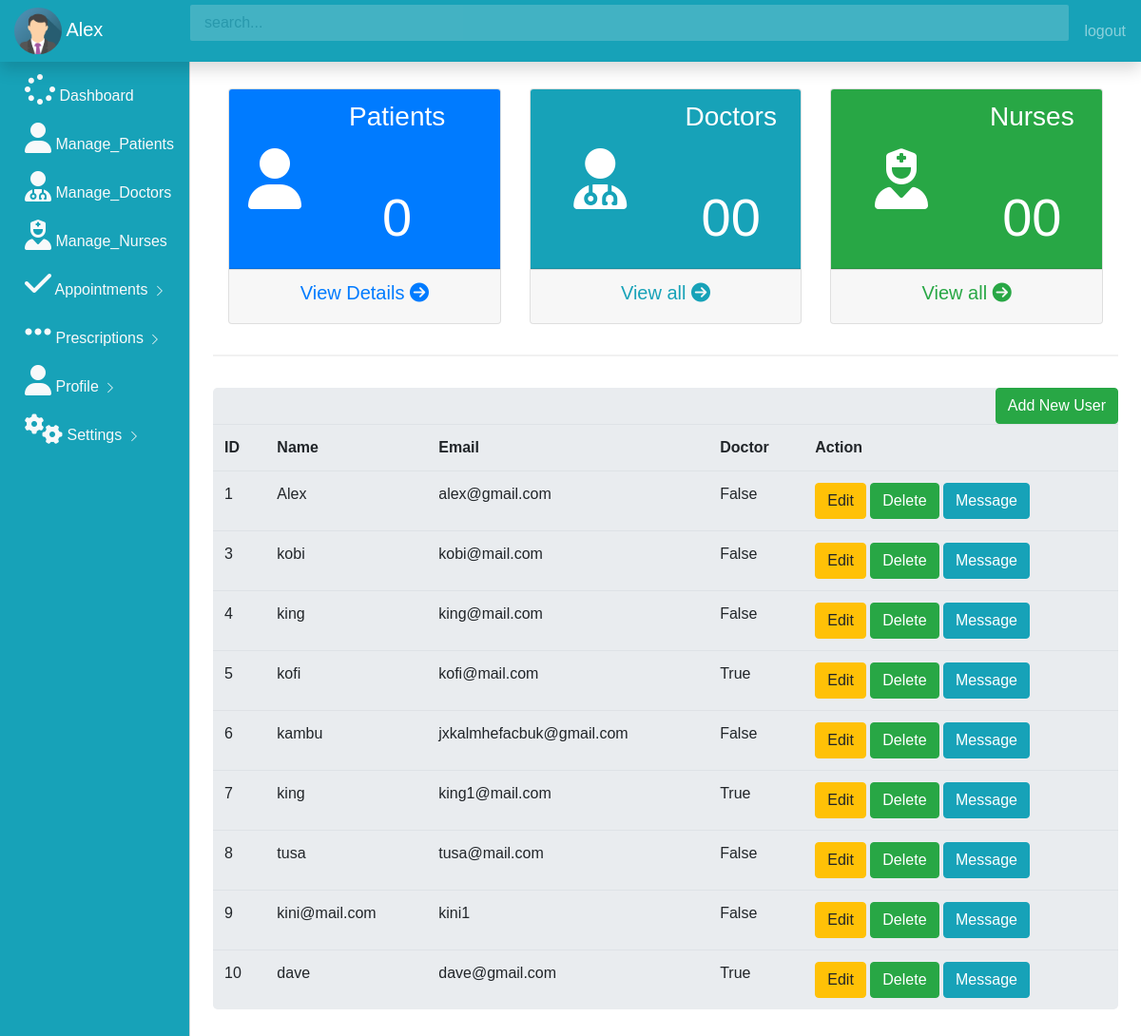
Before: /get_users (signed in) with the older database file.
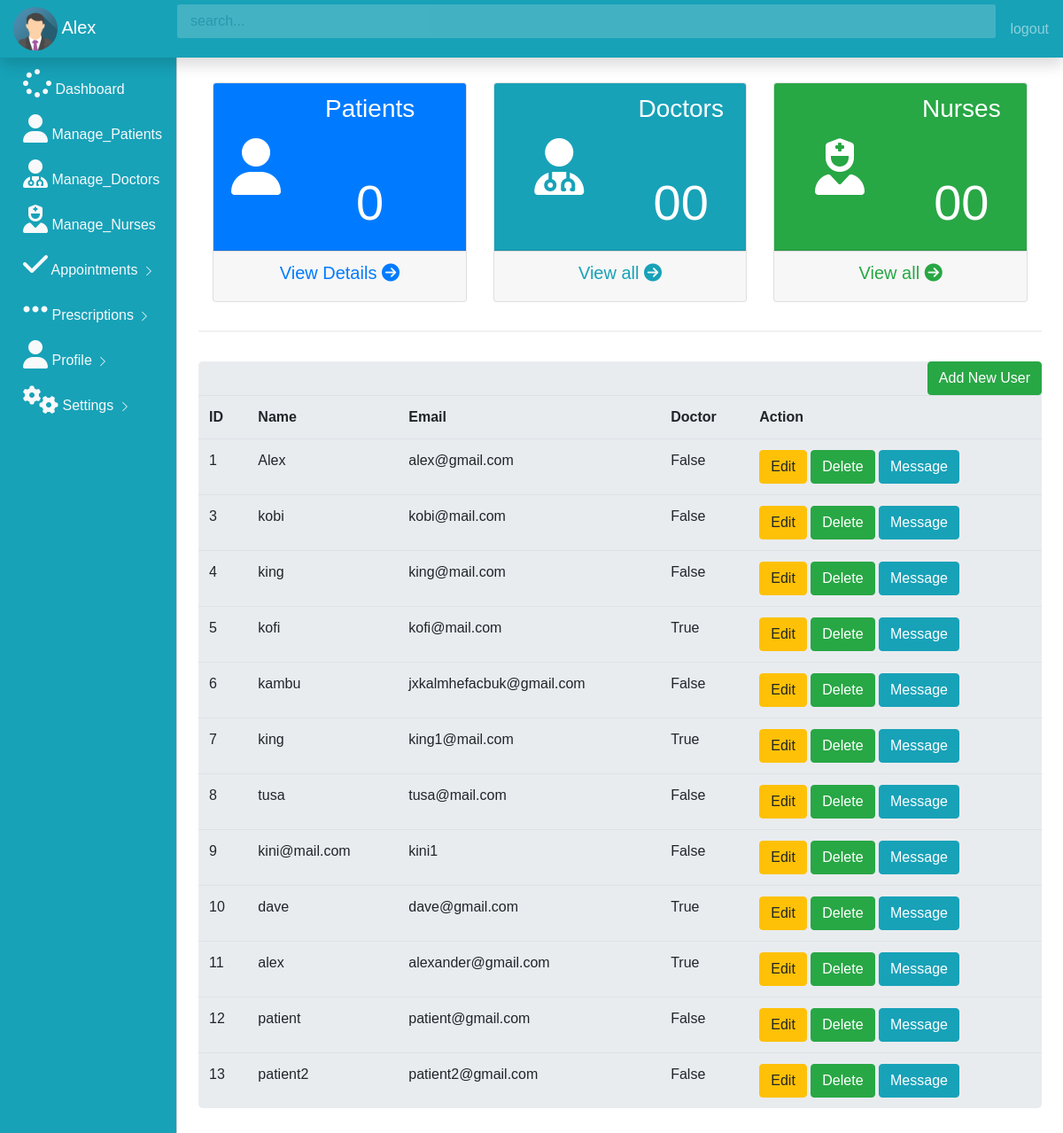
After: the same page with the newer database file.
### app.py (models this page shows, shortened)
class User(UserMixin,db.Model):
     id = db.Column(db.Integer,primary_key =True)
     username = db.Column(db.String(100))
     email = db.Column(db.String(100),unique =True)
     password = db.Column(db.String(100))
     doctor = db.Column(db.Boolean)
     admin = db.Column(db.Boolean)
     work = db.Column(db.String(100))
     country = db.Column(db.String(100))
     image = db.Column(db.String(100))
     @property
     def unhashed_password(self):
          raise AttributeError('cannot view unhased password')
     appointment_by  = db.relationship('Appointments',
     foreign_keys ='Appointments.asked_by_id',
     backref = 'asker',
     lazy=True
     )
     Receive_by  = db.relationship('Notiication',
     foreign_keys ='Notiication.receive_by_id',
     backref = 'reciever',
     lazy=True
     )
     Sender_by  = db.relationship('Notiication',
     foreign_keys ='Notiication.doctor_id',
     backref = 'sender',
     lazy=True
     )
     answers_requested  = db.relationship('Appointments',
     foreign_keys ='Appointments.doctor_id',
     backref = 'expert',
     lazy=True
     )

### app.py (the view)
@app.route('/get_users')
@login_required
def get_users():
     usees = User.query.all()
     owner = User.query.filter_by(email=current_user.email,password=current_user.password,admin=True).first()
     if not owner:
          flash("The logins provided is not an admin!")
          return redirect(url_for('home'))
     else:
          return render_template('users.html', users = usees)

### app.py (called while the page is built)
@login_manager.user_loader
def load_user(user_id):
     return User.query.get(int(user_id))

### templates/users.html
{% include 'admin_dash.html' %}
{% block body %}
<main role="main" class="col-md-9 ml-sm-auto col-lg-10 px-4">
    <hr>
<div class=" row">
    <div class="col-sm-12">
        <div class = "jumbotron p-0">
            <h2> <button type="button" class="btn btn-success float-right" data-toggle = "modal" data-target ="#modalPatient">Add New User </button></h2>
            <table class=" table table-hover ">
                <tr>
                    <th>ID</th>
                    <th>Name</th>
                    <th>Email</th>
                    <th>Doctor</th>
                    <th>Action</th>
                </tr>
                {% for row in users %}
                <tr>
                    <td> {{row.id}}</td>
                    <td> {{row.username}}</td>
                    <td> {{row.email}}</td>
                    <td> {{row.doctor}}</td>
                    <td>
                        <a href="/update/{{row.id}}" class="btn btn-warning btn-xs" data-toggle="modal" data-target="#modaledit{{row.id}}">Edit</a>
                        <a href="/delete/{{row.id}}" class="btn btn-success btn-xs"  onclick="return confirm('Are you sure to delete?')">Delete</a>
                        <a href="/delete/{{row.id}}" class="btn btn-info btn-xs"  onclick="return confirm('Are you sure to delete?')">Message</a>
                    </td>
                </tr>
                {% endfor %}
</table>
</div>
</div>
</div>
</main>
{% endblock %}

### templates/admin_dash.html (shortened to what this page needs)
<!doctype html>
<html lang="en">
  <head>
    <link rel="stylesheet" href="https://stackpath.bootstrapcdn.com/bootstrap/4.5.2/css/bootstrap.min.css">
    <link rel="stylesheet" href="./static/css/dashboard.css">
    <link rel="stylesheet" href="https://cdn.datatables.net/1.10.22/css/jquery.dataTables.min.css">
  </head>
  <body> {%block body%}
    <nav class="navbar navbar-dark bg-info fixed-top flex-md-nowrap p-0 shadow">
        <a class="navbar-brand col-sm-3 col-md-2 mr-0" href="#">
          <img src="{{url_for('static', filename ='img_avatar.png')}}" alt="Avatar" style="width:50px;border-radius: 50%;">
          {{current_user.username}}
          </a>
        <input type="text" class="form-control form-control-primary w-100" placeholder="search...">
        <ul class=" navbar-nav px-3">
            <li class="nav-item text-nowrap">
                <a class="nav-link" onclick="return confirm('Confirm logout') " href="{{url_for('home')}}">logout</a>
            </li>
        </ul>
      </nav>
      <div class="container-fluid">
        <div class="row">
            <div class  = "col-md-2 bg-info d-none d-md-block sidebar" style="color:white;">
                <div class="left-sidebar">
                    <ul class="nav flex-column sidebar-nav">
                        <li class="nav-item">
                        <a class="nav-link text-light" href="{{url_for('get_signin_admin')}}">
                          <i class ="fa fa-spinner fa-2x"></i> Dashboard
                        </a>
                        </li>
                        <li class="nav-item">
                          <a class="nav-link text-light" href="{{url_for('patients')}}">
                            <i class ="fa fa-user fa-2x"></i> Manage_Patients
                      </a>
                    </li>
                    <li class="nav-item">
                      <a class="nav-link text-light" href="{{url_for('doctors')}}">
                        <i class ="fa fa-user-md fa-2x"></i> Manage_Doctors
                  </a>
                </li>
                <li class="nav-item">
                  <a class="nav-link text-light" href="{{url_for('get_signin_admin')}}">
                    <i class ="fa fa-user-nurse fa-2x"></i> Manage_Nurses
              </a>
            </li>
                        <li class="nav-item">
                          <a class="nav-link text-light" href="{{url_for('get_all_appointments')}}">
                         <i class="fa fa-check fa-2x"></i> Appointments
                                     <svg class="bi bi-chevron-right" width="16" height="16" viewBox="0 0 20 20" fill="currentColor" xmlns="http://www.w3.org/2000/svg"><path fill-rule="evenodd" d="M6.646 3.646a.5.5 0 01.708 0l6 6a.5.5 0 010 .708l-6 6a.5.5 0 01-.708-.708L12.293 10 6.646 4.354a.5.5 0 010-.708z"/></svg>
                        </a>
                        </li>
                        <li class="nav-item">
                          <a class="nav-link text-light" href="">
                         <i class="fa fa-ellipsis-h fa-2x"></i> Prescriptions
                                     <svg class="bi bi-chevron-right" width="16" height="16" viewBox="0 0 20 20" fill="currentColor" xmlns="http://www.w3.org/2000/svg"><path fill-rule="evenodd" d="M6.646 3.646a.5.5 0 01.708 0l6 6a.5.5 0 010 .708l-6 6a.5.5 0 01-.708-.708L12.293 10 6.646 4.354a.5.5 0 010-.708z"/></svg>
                        </a>
                        </li>
                        <li class="nav-item">
                          <a class="nav-link text-light" href="{{url_for('profile_doctor')}}">
                          <i class="fa fa-user  fa-2x "></i> Profile
                            <svg class="bi bi-chevron-right" width="16" height="16" viewBox="0 0 20 20" fill="currentColor" xmlns="http://www.w3.org/2000/svg"><path fill-rule="evenodd" d="M6.646 3.646a.5.5 0 01.708 0l6 6a.5.5 0 010 .708l-6 6a.5.5 0 01-.708-.708L12.293 10 6.646 4.354a.5.5 0 010-.708z"/></svg>
                        </a>
                        </li>
                        <li class="nav-item">
                          <a class="nav-link text-light" href="">
                         <i class="fa fa-cogs fa-2x"></i> Settings
                                     <svg class="bi bi-chevron-right" width="16" height="16" viewBox="0 0 20 20" fill="currentColor" xmlns="http://www.w3.org/2000/svg"><path fill-rule="evenodd" d="M6.646 3.646a.5.5 0 01.708 0l6 6a.5.5 0 010 .708l-6 6a.5.5 0 01-.708-.708L12.293 10 6.646 4.354a.5.5 0 010-.708z"/></svg>
                        </a>
                        </li>
                      </ul>
                </div>
            </div>
            <main role="main" class="col-md-9 ml-sm-auto col-lg-10 px-4">
                <h3>Dashboard</h3>
                <div class="container">
                 <div class="row ">
                   <div class="col-md-4">
                     <div class="card text-center">
                       <div class = "card-header bg-primary text-white">
                        <div class="row align-items-center">
                          <div class="col-sm-3">
                            <i class="fa fa-user fa-4x"></i>
                          </div>
                          <div class="col">
                            <h3 >Patients</h3>
                          <br><br>
                            <h6 class ="display-4">0{{rows}}</h6>
                          </div>
                        </div>
                       </div>
                       <div class = "card-footer">
                        <h5>
                          <a  class ="text-primary" href="{{url_for('change_profile')}}" class="text-primary">View Details <i class="fa fa-arrow-circle-right"></i></i></a>
                        </h5>
                       </div>
                     </div>
                   </div>
                   <div class="col-md-4">
                    <div class="card text-center">
                      <div class = "card-header bg-info text-white">
                       <div class="row align-items-center">
                         <div class="col">
                           <i class="fa fa-user-md fa-4x"></i>
                         </div>
                         <div class="col">
                           <h3 >Doctors</h3>
                           <br><br>
                           <h6 class = "display-4" >00</h6>
                         </div>
                       </div>
                      </div>
                      <div class = "card-footer">
                       <h5>
                         <a href="#" class="text-info">View all <i class="fa fa-arrow-circle-right"></i></i></a>
                       </h5>
                      </div>
                    </div>
                  </div>
                  <div class="col-md-4">
                    <div class="card text-center">
                      <div class = "card-header bg-success text-white">
                       <div class="row align-items-center">
                         <div class="col">
                           <i class="fa fa-user-nurse fa-4x"></i>
                         </div>
                         <div class="col">
                           <h3 >Nurses</h3>
                           <br><br>
                           <h6 class = "display-4">00</span></h6>
                         </div>
                       </div>
                      </div>
                      <div class = "card-footer">
                       <h5>
                         <a href="#" class="text-success">View all <i class="fa fa-arrow-circle-right"></i></i></a>
                       </h5>
                      </div>
                    </div>
                  </div>
                 </div>
                    </div>
            </main>
        </div>
      </div>
    {% endblock %}
  </body>
</html>

### static/css/dashboard.css (style rules this page uses)
.form-control-primary { margin: 10px; opacity: 0.2; border-radius: 2px; }
.sidebar { position: fixed; top:0; left:0; bottom:0; z-index:100; padding: 70px 0 0 10px; border-right: 1px solid #d3d3d3; }
.sidebar-nav li .nav-link { color: #333; }
body { font-family: Arial, Helvetica, sans-serif; }
* { box-sizing: border-box; }
.container { padding: 16px; background-color: white; }
input[type=text], input[type=password] { width: 100%; padding: 15px; margin: 5px 0 22px 0; display: inline-block; border: none; background: #f1f1f1; }
hr { border: 1px solid #f1f1f1; margin-bottom: 25px; }
a { color: dodgerblue; }

Changed rows visible on the page:
added User: id "11", username "alex", email "alexander@gmail.com", doctor "True"
added User: id "12", username "patient", email "patient@gmail.com", doctor "False"
added User: id "13", username "patient2", email "patient2@gmail.com", doctor "False"
